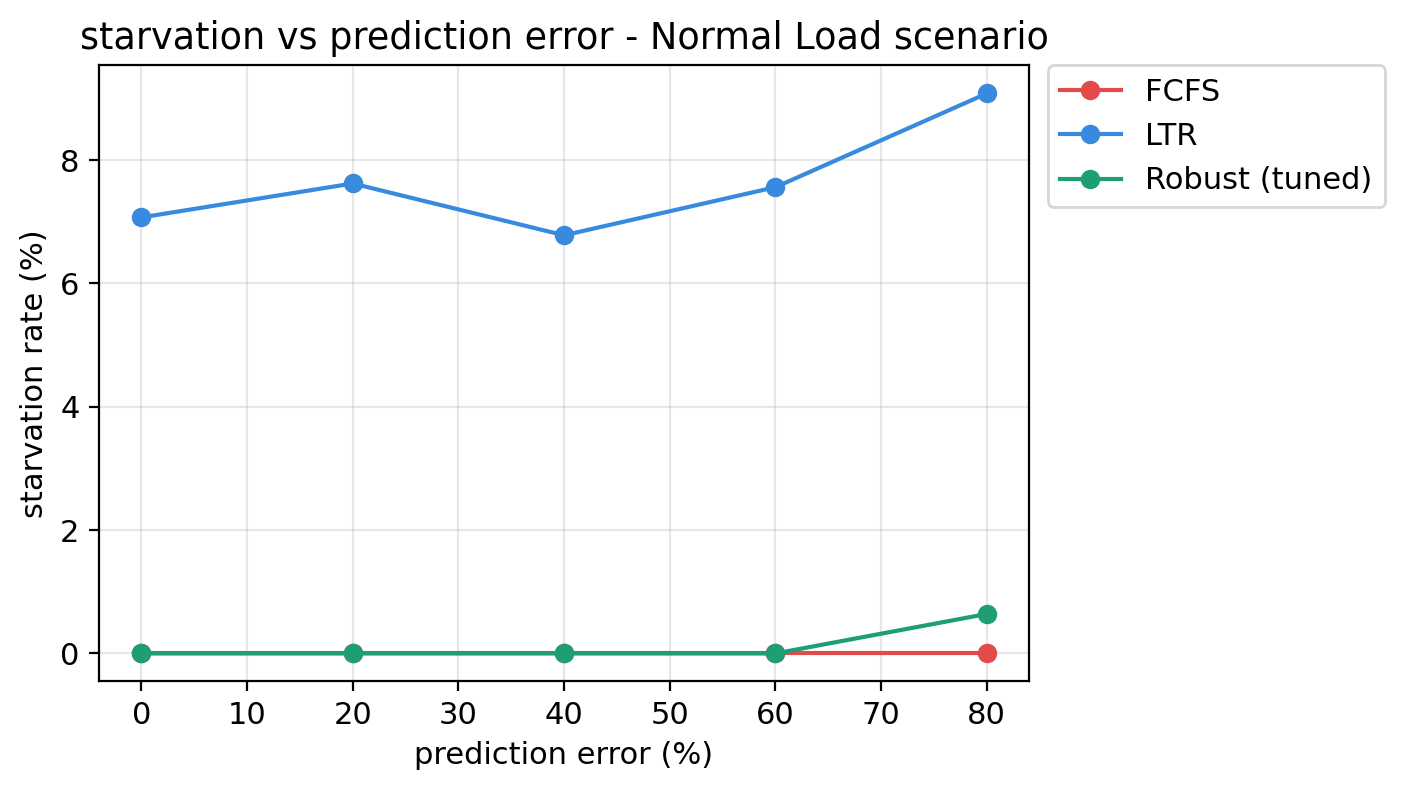

This chart was generated by the following Python code:
import pandas as pd
import matplotlib.pyplot as plt

plt.rcParams.update({"font.size": 11})

scenario = "normal"
folder = f"results/{scenario}"

fcfs = pd.read_csv(f"{folder}/results_fcfs.csv").sort_values("error_pct")
ltr = pd.read_csv(f"{folder}/results_ltr.csv").sort_values("error_pct")
robust = pd.read_csv(f"{folder}/results_robust_tuned.csv").sort_values("error_pct")

fig, ax = plt.subplots(figsize=(6, 4))
ax.plot(fcfs["error_pct"], fcfs["starvation_pct"], marker="o", label="FCFS", color="#E24B4A")
ax.plot(ltr["error_pct"], ltr["starvation_pct"], marker="o", label="LTR", color="#378ADD")
ax.plot(robust["error_pct"], robust["starvation_pct"], marker="o", label="Robust (tuned)", color="#1D9E75")

ax.set_xlabel("prediction error (%)")
ax.set_ylabel("starvation rate (%)")
ax.set_title("starvation vs prediction error - Normal Load scenario")
ax.legend(loc="upper left", bbox_to_anchor=(1.02, 1.0), borderaxespad=0)
ax.grid(alpha=0.3)

fig.savefig("scripts/fig2_starvation_vs_error.png", dpi=200, bbox_inches="tight")
print("saved scripts/fig2_starvation_vs_error.png")
